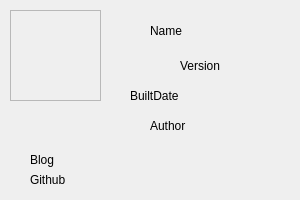
<?xml version="1.0" encoding="UTF-8"?>
<ui version="4.0">
 <class>aboutWindow</class>
 <widget class="QWidget" name="aboutWindow">
  <property name="enabled">
   <bool>true</bool>
  </property>
  <property name="geometry">
   <rect>
    <x>0</x>
    <y>0</y>
    <width>300</width>
    <height>200</height>
   </rect>
  </property>
  <property name="windowTitle">
   <string>Form</string>
  </property>
  <widget class="QLabel" name="blog">
   <property name="geometry">
    <rect>
     <x>30</x>
     <y>150</y>
     <width>251</width>
     <height>20</height>
    </rect>
   </property>
   <property name="text">
    <string>Blog</string>
   </property>
   <property name="textFormat">
    <enum>Qt::RichText</enum>
   </property>
  </widget>
  <widget class="QLabel" name="name">
   <property name="geometry">
    <rect>
     <x>150</x>
     <y>10</y>
     <width>121</width>
     <height>41</height>
    </rect>
   </property>
   <property name="text">
    <string>Name</string>
   </property>
  </widget>
  <widget class="QLabel" name="version">
   <property name="geometry">
    <rect>
     <x>180</x>
     <y>50</y>
     <width>81</width>
     <height>31</height>
    </rect>
   </property>
   <property name="text">
    <string>Version</string>
   </property>
  </widget>
  <widget class="QLabel" name="builtdate">
   <property name="geometry">
    <rect>
     <x>130</x>
     <y>80</y>
     <width>141</width>
     <height>31</height>
    </rect>
   </property>
   <property name="text">
    <string>BuiltDate</string>
   </property>
  </widget>
  <widget class="QLabel" name="author">
   <property name="geometry">
    <rect>
     <x>150</x>
     <y>110</y>
     <width>121</width>
     <height>31</height>
    </rect>
   </property>
   <property name="text">
    <string>Author</string>
   </property>
  </widget>
  <widget class="QLabel" name="github">
   <property name="geometry">
    <rect>
     <x>30</x>
     <y>170</y>
     <width>251</width>
     <height>20</height>
    </rect>
   </property>
   <property name="text">
    <string>Github</string>
   </property>
  </widget>
  <widget class="QFrame" name="frame">
   <property name="geometry">
    <rect>
     <x>10</x>
     <y>10</y>
     <width>91</width>
     <height>91</height>
    </rect>
   </property>
   <property name="styleSheet">
    <string notr="true">image: url(:/res/icon.ico);</string>
   </property>
   <property name="frameShape">
    <enum>QFrame::StyledPanel</enum>
   </property>
   <property name="frameShadow">
    <enum>QFrame::Raised</enum>
   </property>
  </widget>
 </widget>
 <resources/>
 <connections/>
</ui>
